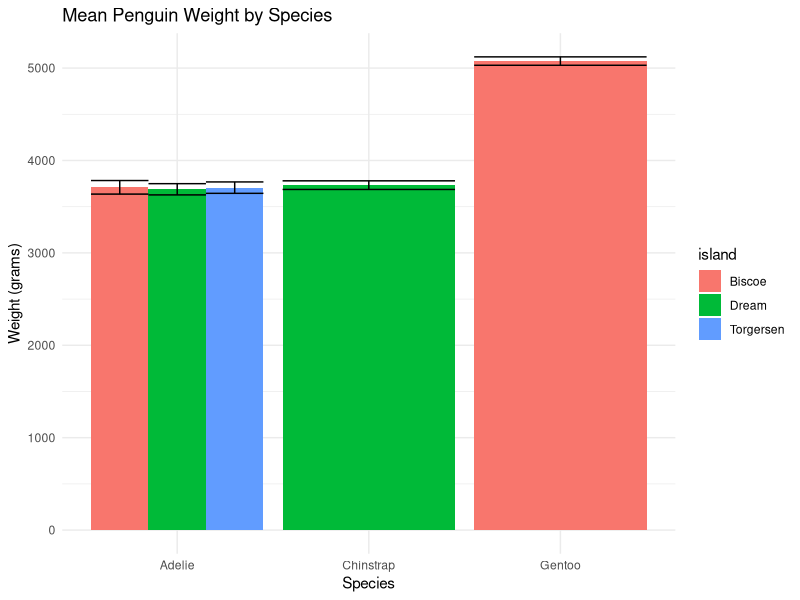

Source code (R):
library(tidyverse)
library(palmerpenguins)

penguins |> 
  group_by(island,species) |> 
  summarize(
    mean_body_mass_g = mean(body_mass_g, na.rm = TRUE),
    SE = sd(body_mass_g, na.rm = TRUE)/sqrt(n())
  ) |> 
  ggplot(aes(x = species, y = mean_body_mass_g, fill = island)) +
  geom_col(position = "dodge") +
  geom_errorbar(aes(ymin = mean_body_mass_g - SE, ymax = mean_body_mass_g + SE),
                position = "dodge") +
  labs(
    title = "Mean Penguin Weight by Species",
    x = "Species",
    y = "Weight (grams)"
  ) + theme_minimal()

# The mean weight data shows that the Gentoo penguin species is the heaviest species out of the three penguin species. Furthermore, the mean weight data shows that for a penguin species found on multiple islands, such as Adelie and Chinstrap, the mean species weight does not differ based on the island location.


